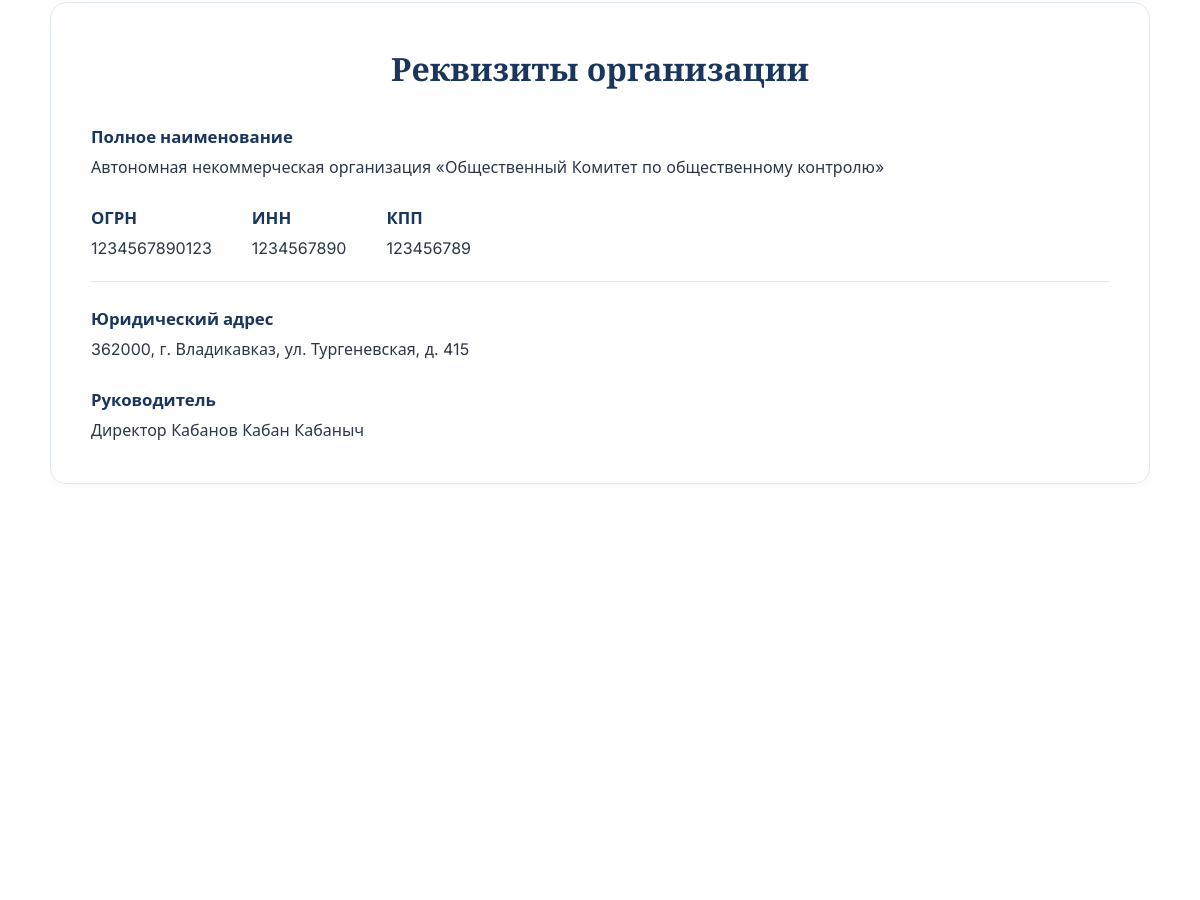
The app's page / (middle part), older data.
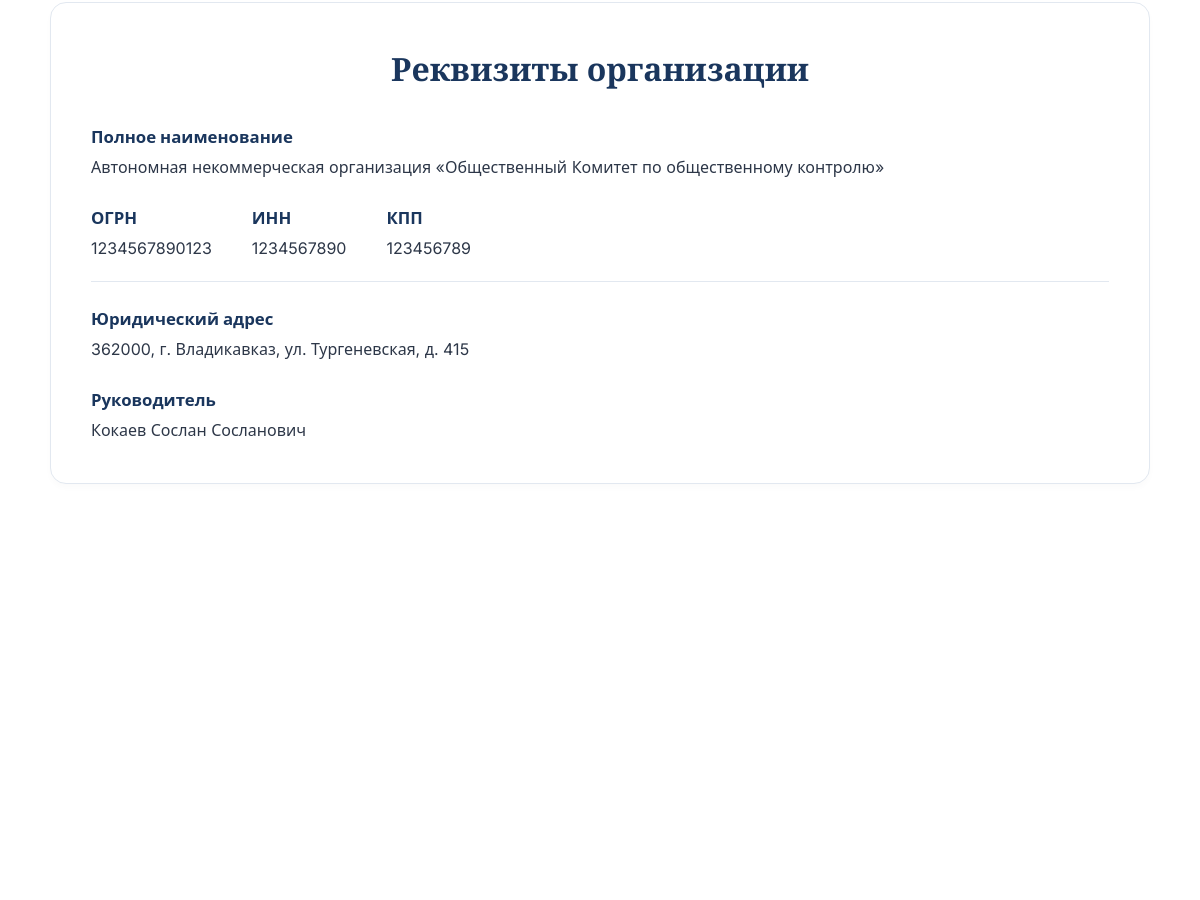
The same page, newer data.
### requisites/models.py (models this page shows, shortened)
class Requisites(models.Model):
    about_text = models.TextField('Текст "О нас" (Устав)', blank=True, help_text='Краткая миссия организации для главной страницы')
    full_name = models.CharField('Полное наименование', max_length=300)
    ogrn = models.CharField('ОГРН', max_length=20, blank=True)
    inn = models.CharField('ИНН', max_length=20, blank=True)
    kpp = models.CharField('КПП', max_length=20, blank=True)
    reg_date = models.DateField('Дата регистрации', blank=True, null=True)
    legal_address = models.CharField('Юридический адрес', max_length=300, blank=True)
    actual_address = models.CharField('Фактический адрес', max_length=300, blank=True)
    bank_name = models.CharField('Банк', max_length=200, blank=True)
    bank_account = models.CharField('Расчётный счёт', max_length=30, blank=True)
    bik = models.CharField('БИК', max_length=20, blank=True)
    corr_account = models.CharField('Корсчёт', max_length=30, blank=True)
    director_name = models.CharField('ФИО руководителя', max_length=200, blank=True)
    director_position = models.CharField('Должность руководителя', max_length=200, blank=True)
    minjust_report_url = models.URLField('Отчёт в Минюст', blank=True)
    class Meta:
        verbose_name = 'Реквизиты'
        verbose_name_plural = 'Реквизиты'
    @classmethod
    def load(cls):
        return cls.objects.first() or cls()

### pages/views.py (the view)
# urls.py: path('', views.index, name='index'),
def index(request):
    if request.method == 'POST':
        form = AppealForm(request.POST, request.FILES)
        if form.is_valid():
            appeal = form.save(commit=False)
            appeal.consent_given = True
            appeal.consent_text_version = CONSENT_VERSION
            appeal.consent_ip = request.META.get('REMOTE_ADDR')
            appeal.consent_user_agent = request.META.get('HTTP_USER_AGENT', '')[:300]
            uploaded_files = request.FILES.getlist('files')
            saved_paths = []
            if uploaded_files:
                import uuid, os
                from django.conf import settings
                upload_dir = os.path.join(settings.MEDIA_ROOT, 'appeals')
                os.makedirs(upload_dir, exist_ok=True)
                for f in uploaded_files:
                    ext = f.name.split('.')[-1].lower()
                    new_name = f"{uuid.uuid4().hex}.{ext}"
                    file_path = os.path.join(upload_dir, new_name)
                    with open(file_path, 'wb+') as destination:
                        for chunk in f.chunks():
                            destination.write(chunk)
                    saved_paths.append(f"appeals/{new_name}")
            import json
            appeal.files = json.dumps(saved_paths)
            appeal.save()
            try:
                send_appeal_email(appeal)
                appeal.email_sent = True
            except Exception as e:
                print("ОШИБКА ОТПРАВКИ ПОЧТЫ:", e)
            try:
                appeal.sheet_row_id = append_appeal_to_sheet(appeal) or ''
            except Exception:
                pass
            appeal.save(update_fields=['email_sent', 'sheet_row_id'])
            messages.success(request, 'Ваше обращение успешно принято! Мы свяжемся с вами.')
            return redirect('/#appeal')
        else:
            messages.error(request, 'Пожалуйста, исправьте ошибки в форме.')
            return render(request, 'pages/index.html', {'form': form})
    else:
        form = AppealForm()
    return render(request, 'pages/index.html', {'form': form})

### contacts/models.py (called while the page is built)
    @classmethod
    def load(cls):
        return cls.objects.first() or cls()

### pages/context_processors.py (called while the page is built)
def site_settings(request):
    return {
        'ORG': Requisites.load(),
        'CONTACTS': ContactInfo.load(), # <-- Вот эта строка передает контакты в шаблон
        'DOCUMENTS': Document.objects.filter(is_active=True),
        'DIRECTIONS': Direction.objects.filter(is_active=True),
        'YM_ID': getattr(settings, 'YANDEX_METRIKA_ID', ''),
    }

### templates/pages/index.html (shortened to what this page needs)
{% extends 'base.html' %}
{% block content %}
<section id="requisites" class="section bg-white">
  <div class="container">
    {% include 'requisites/block.html' %}
  </div>
</section>
{% endblock %}

### templates/requisites/block.html (shortened to what this page needs)
{% load static %}
<div class="requisites-container">
  <div class="requisites-grid">
    <div class="req-card-white">
      <h2 class="req-title">Реквизиты организации</h2>
      <div class="req-item">
        <strong>Полное наименование</strong>
        <p>{{ ORG.full_name|default:"Автономная некоммерческая организация «Общественный Контроль»" }}</p>
      </div>
      <div class="req-row">
        <div class="req-item">
          <strong>ОГРН</strong>
          <p>{{ ORG.ogrn|default:"1234567890123" }}</p>
        </div>
        <div class="req-item">
          <strong>ИНН</strong>
          <p>{{ ORG.inn|default:"1234567890" }}</p>
        </div>
        <div class="req-item">
          <strong>КПП</strong>
          <p>{{ ORG.kpp|default:"123456789" }}</p>
        </div>
      </div>
      <div class="req-item">
        <strong>Юридический адрес</strong>
        <p>{{ ORG.legal_address|default:"362000, г. Владикавказ, ул. Тургеневская, д. 415" }}</p>
      </div>
      <div class="req-item" style="margin-bottom: 0;">
        <strong>Руководитель</strong>
        <p>{{ ORG.director_position }} {{ ORG.director_name }}</p>
      </div>
    </div>
    <div class="req-card-logo reveal-logo">
    </div>
  </div>
</div>

Row changes from the older to the newer data that the page shows:
changed Requisites "362000, г. Владикавказ, ул. Тургеневская, д. 415": director_name "Кабанов Кабан Кабаныч" → "Кокаев Сослан Сосланович"; director_position "Директор" → (not shown)
